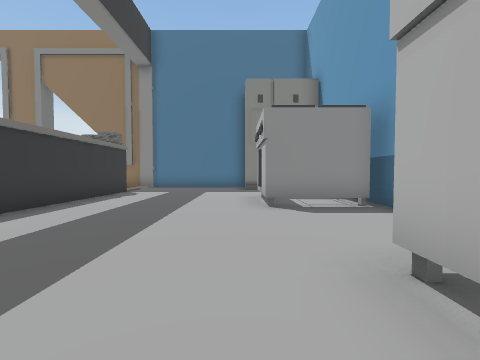
view 1 (above)

12 first-person views from a walk through a 3-D level made in the Unity game engine. The camera is 1.5 m above the floor, tilts 2° down and sees 90° across. The floor is counted in squares, 2 m on a side. Each view is taken from the middle of a square. On the plan, view 1 faces up. The plan holds only what a view shows up to about 9 squares ahead; the rest is blank. The place goes on beyond the plan. The player is left out. Some surface patterns are stand-ins.

view 2
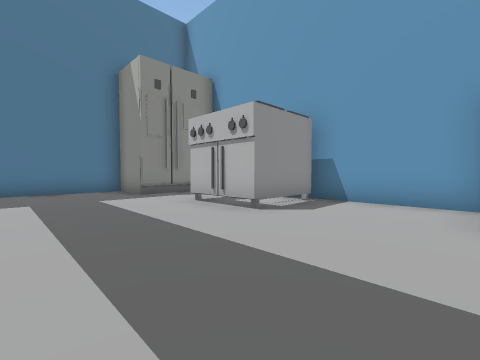

view 3
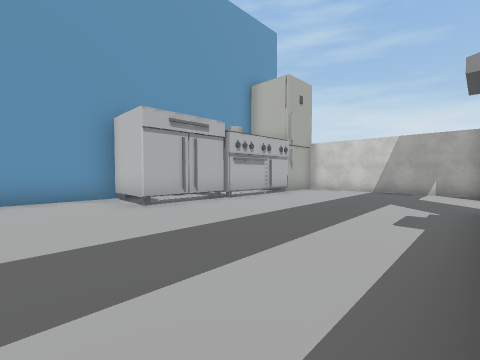

view 4
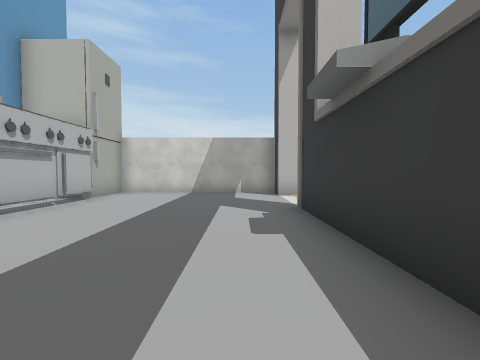

view 5
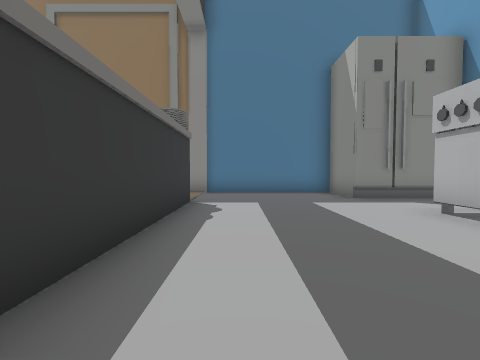

view 6
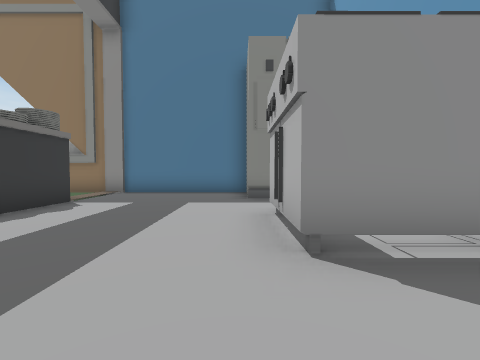

view 7
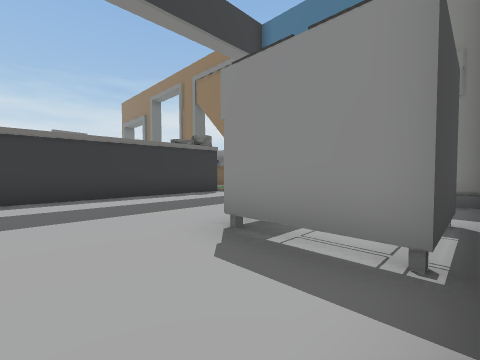

view 8
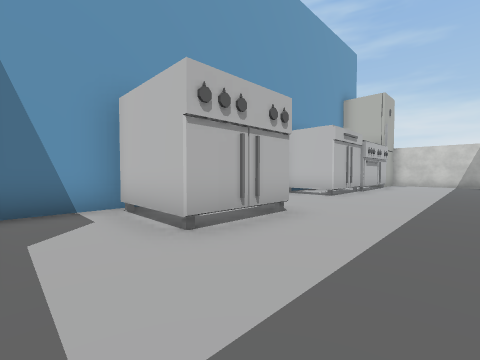

view 9
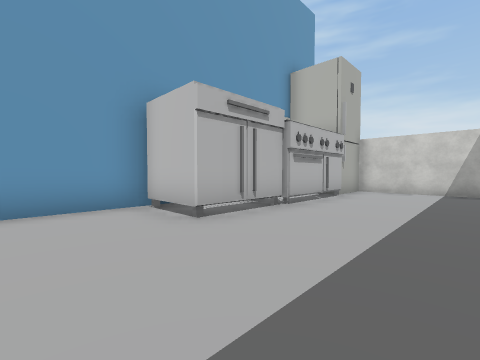

view 10
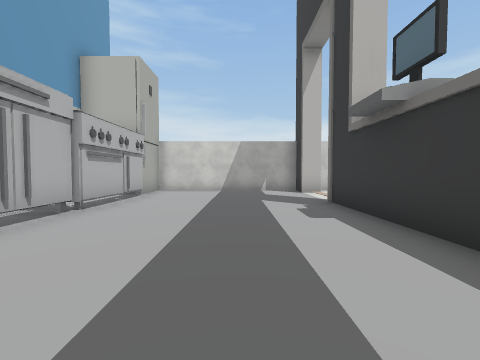

view 11
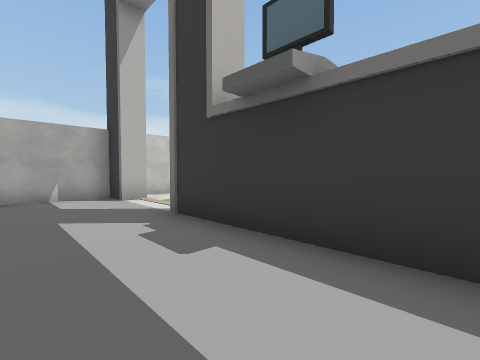

view 12
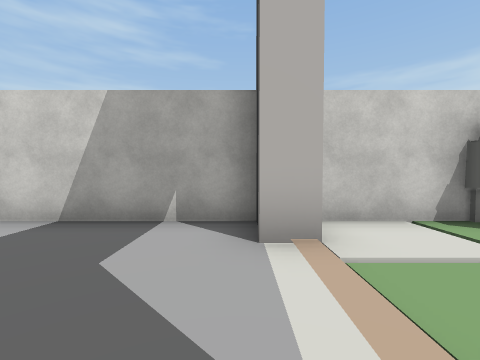

### Floor plan
Points are (right, up) in squares from view 1. A wall is a line through its corners. A room is listed if a view was taken in it or the views show most of it. See-through windows are left out.
Room 1 (views 1, 2, 3, 4, 5, 6, 7, 8, 9, 10, 11, 12)
walls: (0.5, 5.1) (0.5, 7.4) (2.8, 7.4) (2.8, 5.1) (0.5, 5.1); (-4.2, 9) (-4.2, -2.1); (1.2, -3.6) (1.2, 1.8) (3.2, 1.8) (3.2, 7.4); (3.1, 9.7) (0.2, 9.7) (0.2, 11.7) (-6.2, 11.7); (-4.9, -4.5) (-4.2, -4.5) (-4.2, -5.6) (1.2, -5.6) (1.2, -3.8)
ways out: opening at (1.5, 8.5) to room 2; opening at (3, 6.5) to room 2; opening at (-5, -3.5); opening at (-5, 10.5); gap at (-5, -2); gap at (-5, 9)
Room 2 (no view inside)
walls: (3.2, 7.4) (3.2, 9.1)
ways out: opening at (1.5, 8.5) to room 1; opening at (3, 6.5) to room 1

Positions as (right, up) in squares from view 1, and headings:
1: (0, 0), facing up
2: (-3, 2), facing up-right
3: (-4, 4), facing down-right
4: (-3, 3), facing down
5: (-3, 3), facing up
6: (0, 3), facing up
7: (3, 3), facing up-left
8: (-2, 9), facing down-right
9: (-2, 4), facing down-right
10: (-2, 4), facing down
11: (-2, 2), facing down-left
12: (-4, -2), facing down
